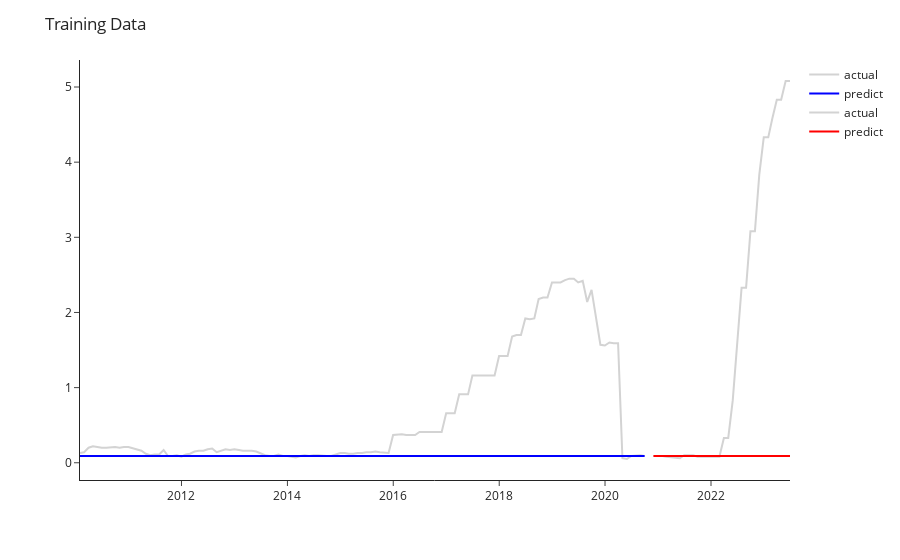

Write notebook code for a chart like this one.
### Code cell
fig = px.line(height=400)
fig.add_scatter(y=train_pred['EFFR'], x=train_pred.index,
                marker=dict(size=20, color="lightgray"), name='actual')
fig.add_scatter(y=train_pred['EFFR_PRED'], x=train_pred.index,
                marker=dict(size=20, color="blue"), name='predict')
fig.add_scatter(y=test_pred['EFFR'], x=test_pred.index,
                marker=dict(size=20, color="lightgray"), name='actual')
fig.add_scatter(y=test_pred['EFFR_PRED'], x=test_pred.index,
                marker=dict(size=20, color="red"), name='predict')
fig.update_layout(template="simple_white", title="Training Data")
fig.show()

### Figure 1 — Plotly figure (JSON) as saved in the notebook; plotly's stock layout.template omitted (floating-point values rounded to 4 significant figures; data arrays with more than 128 entries replaced by an {"elided": "..."} marker saying what was removed)
{"data": [{"hovertemplate": "<extra></extra>", "legendgroup": "", "line": {"color": "#636efa", "dash": "solid"}, "marker": {"symbol": "circle"}, "mode": "lines", "name": "", "orientation": "v", "showlegend": false, "type": "scatter", "xaxis": "x", "yaxis": "y"}, {"marker": {"color": "lightgray", "size": 20}, "name": "actual", "type": "scatter", "x": {"elided": "129 str values"}, "y": {"elided": "129 float values"}}, {"marker": {"color": "blue", "size": 20}, "name": "predict", "type": "scatter", "x": {"elided": "129 str values"}, "y": {"elided": "129 float values"}}, {"marker": {"color": "lightgray", "size": 20}, "name": "actual", "type": "scatter", "x": ["2020-11-30T00:00:00", "2020-12-31T00:00:00", "2021-01-31T00:00:00", "2021-02-28T00:00:00", "2021-03-31T00:00:00", "2021-04-30T00:00:00", "2021-05-31T00:00:00", "2021-06-30T00:00:00", "2021-07-31T00:00:00", "2021-08-31T00:00:00", "2021-09-30T00:00:00", "2021-10-31T00:00:00", "2021-11-30T00:00:00", "2021-12-31T00:00:00", "2022-01-31T00:00:00", "2022-02-28T00:00:00", "2022-03-31T00:00:00", "2022-04-30T00:00:00", "2022-05-31T00:00:00", "2022-06-30T00:00:00", "2022-07-31T00:00:00", "2022-08-31T00:00:00", "2022-09-30T00:00:00", "2022-10-31T00:00:00", "2022-11-30T00:00:00", "2022-12-31T00:00:00", "2023-01-31T00:00:00", "2023-02-28T00:00:00", "2023-03-31T00:00:00", "2023-04-30T00:00:00", "2023-05-31T00:00:00", "2023-06-30T00:00:00"], "y": [0.09, 0.09, 0.09, 0.08, 0.07, 0.07, 0.06, 0.1, 0.1, 0.1, 0.08, 0.08, 0.08, 0.08, 0.08, 0.08, 0.33, 0.33, 0.83, 1.58, 2.33, 2.33, 3.08, 3.08, 3.83, 4.33, 4.33, 4.58, 4.83, 4.83, 5.08, 5.08]}, {"marker": {"color": "red", "size": 20}, "name": "predict", "type": "scatter", "x": ["2020-11-30T00:00:00", "2020-12-31T00:00:00", "2021-01-31T00:00:00", "2021-02-28T00:00:00", "2021-03-31T00:00:00", "2021-04-30T00:00:00", "2021-05-31T00:00:00", "2021-06-30T00:00:00", "2021-07-31T00:00:00", "2021-08-31T00:00:00", "2021-09-30T00:00:00", "2021-10-31T00:00:00", "2021-11-30T00:00:00", "2021-12-31T00:00:00", "2022-01-31T00:00:00", "2022-02-28T00:00:00", "2022-03-31T00:00:00", "2022-04-30T00:00:00", "2022-05-31T00:00:00", "2022-06-30T00:00:00", "2022-07-31T00:00:00", "2022-08-31T00:00:00", "2022-09-30T00:00:00", "2022-10-31T00:00:00", "2022-11-30T00:00:00", "2022-12-31T00:00:00", "2023-01-31T00:00:00", "2023-02-28T00:00:00", "2023-03-31T00:00:00", "2023-04-30T00:00:00", "2023-05-31T00:00:00", "2023-06-30T00:00:00"], "y": [0.09, 0.09, 0.09, 0.09, 0.09, 0.09, 0.09, 0.09, 0.09, 0.09, 0.09, 0.09, 0.09, 0.09, 0.09, 0.09, 0.09, 0.09, 0.09, 0.09, 0.09, 0.09, 0.09, 0.09, 0.09, 0.09, 0.09, 0.09, 0.09, 0.09, 0.09, 0.09]}], "layout": {"autosize": true, "legend": {"tracegroupgap": 0}, "margin": {"t": 60}, "title": {"text": "Training Data"}, "xaxis": {"anchor": "y", "autorange": true, "domain": [0, 1], "range": ["2010-01-31", "2023-06-30"], "type": "date"}, "yaxis": {"anchor": "x", "autorange": true, "domain": [0, 1], "range": [-0.2294, 5.359], "type": "linear"}}}
